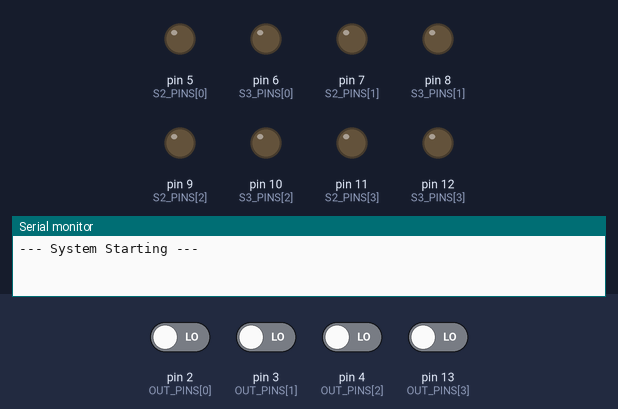
A sketch run on a simulated Arduino Uno, built with avr-gcc and run on an emulated ATmega328P. Parts: output pins drawn as LEDs (lit = HIGH), the last lines printed to the serial monitor. The test bench sets the inputs (shaded band); at power-on: pin 2 (OUT_PINS[0]), pin 3 (OUT_PINS[1]), pin 4 (OUT_PINS[2]), pin 13 (OUT_PINS[3]) LOW. The audio player accepts every command and is not drawn.

Above: at 0.1 s.
At 18.4 s:
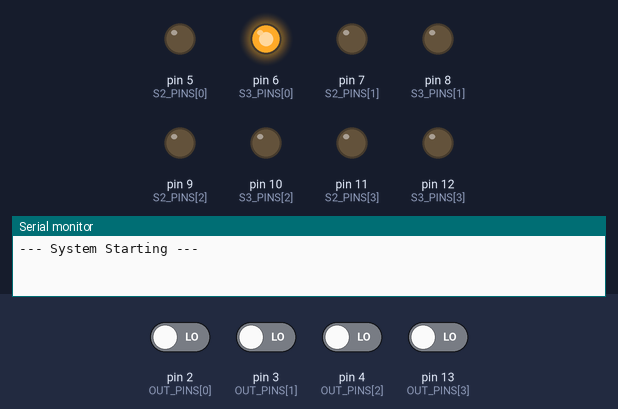
At 19.1 s:
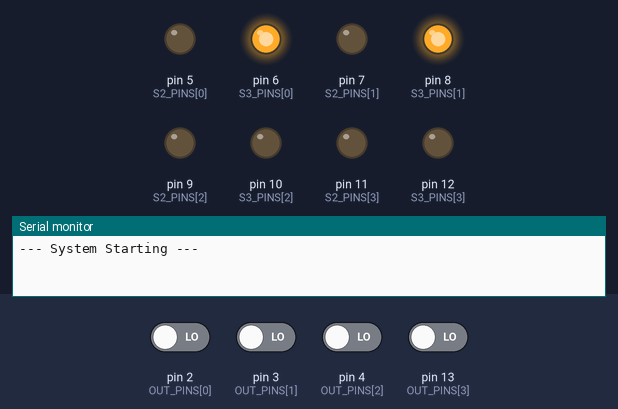
At 19.8 s:
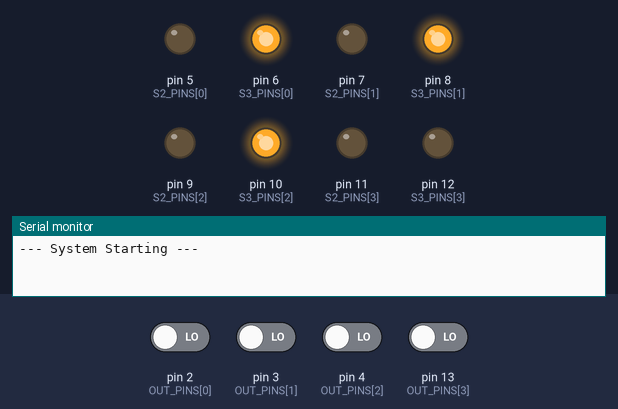
At 35.5 s:
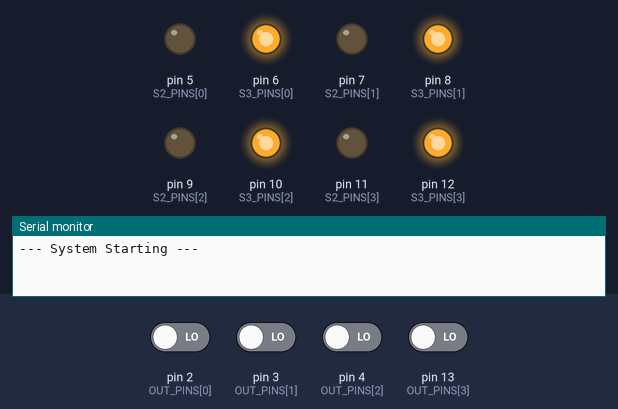
At 39.84 s:
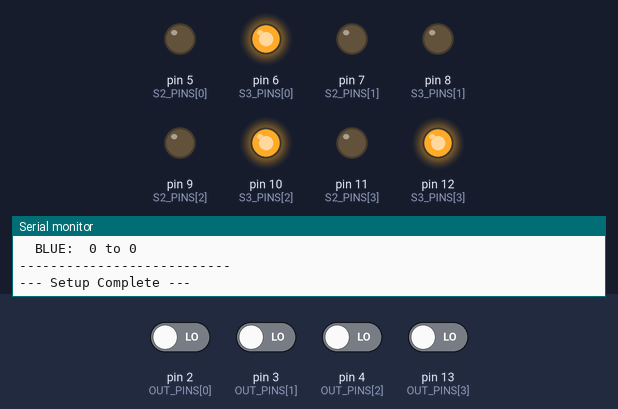
Timing chart, 0 to 40.0 s (numbered marks = the images above):
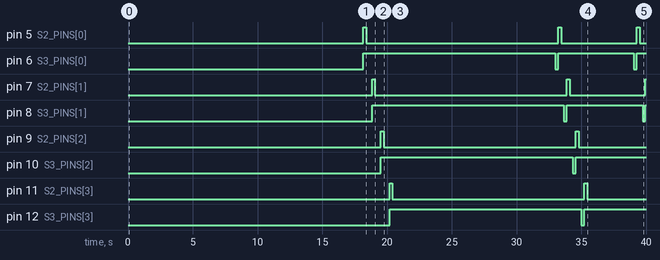

Measured:
- by itself, pin 5 (S2_PINS[0]): goes LOW 14.8 s, HIGH 0.23 s, LOW 5.8 s, HIGH 0.23 s, then LOW
- by itself, pin 6 (S3_PINS[0]), pin 8 (S3_PINS[1]): alternates HIGH for 5.8 s and LOW for 0.23 s
- by itself, pin 7 (S2_PINS[1]): HIGH → LOW at 19.1 s, → HIGH 14.8 s later, → LOW 0.23 s later, → HIGH 5.8 s later

The sketch:

debug.ino
```cpp
#include <SoftwareSerial.h>
#include <DFRobotDFPlayerMini.h>

// ---- Sensor count ----
const int NUM_SENSORS = 4;

// ---- Color Definitions ----
const int COL_PINK   = 0;
const int COL_BLUE   = 1;
const int COL_GREEN  = 2;
const int COL_YELLOW = 3;
const int COL_NONE   = -1;

// ---- Calibration Constants (FIXED: Added missing variable) ----
const int CAL_SAMPLES = 15;

// =====================================================
// CALIBRATION VALUES
// =====================================================
unsigned long redMin[NUM_SENSORS]   = {0};
unsigned long greenMin[NUM_SENSORS] = {0};
unsigned long blueMin[NUM_SENSORS]  = {0};
unsigned long redMax[NUM_SENSORS]   = {0};
unsigned long greenMax[NUM_SENSORS] = {0};
unsigned long blueMax[NUM_SENSORS]  = {0};

const float HIGH_FRACTION      = 0.75;
const float GAP_FRACTION       = 0.15;
const float NO_COLOUR_FRACTION = 0.30;

// ---- DFPlayer ----
SoftwareSerial mySerial(A0, A1);
DFRobotDFPlayerMini myDFPlayer;
const int busyPin   = A2;
const int DF_VOLUME = 20;

// ---- Pin Assignments ----
const int S2_PINS[NUM_SENSORS]  = {5, 7, 9, 11};
const int S3_PINS[NUM_SENSORS]  = {6, 8, 10, 12};
const int OUT_PINS[NUM_SENSORS] = {2, 3, 4, 13};

// ---- RGB Storage ----
int redVals[NUM_SENSORS]   = {0};
int greenVals[NUM_SENSORS] = {0};
int blueVals[NUM_SENSORS]  = {0};
int avgVals[NUM_SENSORS]   = {0};

const int ROLLING_SIZE = 5;
int rollingRed[NUM_SENSORS][ROLLING_SIZE]   = {0};
int rollingGreen[NUM_SENSORS][ROLLING_SIZE] = {0};
int rollingBlue[NUM_SENSORS][ROLLING_SIZE]  = {0};
int rollingIdx[NUM_SENSORS]                 = {0};

const int CONFIRM_COUNT = 3;
int confirmColour[NUM_SENSORS];
int confirmStreak[NUM_SENSORS] = {0};
bool inLockout[NUM_SENSORS] = {false};

int highThresh[NUM_SENSORS]     = {0};
int gapThresh[NUM_SENSORS]      = {0};
int noColourThresh[NUM_SENSORS] = {0};

const int trackTable[NUM_SENSORS][4] = {
  {18, 22, 26, 30}, {19, 23, 27, 31}, {20, 24, 28, 32}, {21, 25, 29, 33},
};

// ---- Audio Queue ----
const int QUEUE_SIZE = 8;
int audioQueue[QUEUE_SIZE] = {0};
int queueHead = 0;
int queueTail = 0;

unsigned long lastDebugPrint = 0;

// ---- Prototypes ----
void calibrateSensors();
void computeThresholds();
void readColour(int sensorIdx);
int classifyColour(int i);
void enqueueTrack(int track);
void serviceQueue();
unsigned long robustRead(int i, bool s2, bool s3, int samples);
String getColorName(int colorIdx);

void setup() {
  Serial.begin(9600);
  mySerial.begin(9600);

  Serial.println(F("--- System Starting ---"));

  pinMode(busyPin, INPUT);
  if (!myDFPlayer.begin(mySerial)) {
    Serial.println(F("DFPlayer Error: Check wiring/SD card"));
  }
  myDFPlayer.volume(DF_VOLUME);

  for (int i = 0; i < NUM_SENSORS; i++) {
    pinMode(S2_PINS[i], OUTPUT);
    pinMode(S3_PINS[i], OUTPUT);
    pinMode(OUT_PINS[i], INPUT);
    confirmColour[i] = COL_NONE;
  }

  calibrateSensors();
  computeThresholds();
  Serial.println(F("--- Setup Complete ---"));
}

void loop() {
  for (int i = 0; i < NUM_SENSORS; i++) {
    readColour(i);
    int colourIdx = classifyColour(i);

    if (inLockout[i]) {
      if (avgVals[i] < noColourThresh[i]) {
        inLockout[i] = false;
      }
    } else if (colourIdx != COL_NONE) {
      if (colourIdx == confirmColour[i]) {
        confirmStreak[i]++;
      } else {
        confirmColour[i] = colourIdx;
        confirmStreak[i] = 1;
      }

      if (confirmStreak[i] >= CONFIRM_COUNT) {
        Serial.print(F(">>> SENSOR ")); Serial.print(i);
        Serial.print(F(" DETECTED: ")); Serial.println(getColorName(colourIdx));
        enqueueTrack(trackTable[i][colourIdx]);
        inLockout[i] = true;
        confirmStreak[i] = 0;
      }
    } else {
      confirmStreak[i] = 0;
    }
  }

  if (millis() - lastDebugPrint > 500) {
    for (int i = 0; i < NUM_SENSORS; i++) {
      Serial.print(F("S")); Serial.print(i);
      Serial.print(F(" [R:")); Serial.print(redVals[i]);
      Serial.print(F(" G:")); Serial.print(greenVals[i]);
      Serial.print(F(" B:")); Serial.print(blueVals[i]);
      Serial.print(F(" Avg:")); Serial.print(avgVals[i]);
      Serial.print(F("] -> ")); Serial.println(getColorName(classifyColour(i)));
    }
    Serial.println(F("-----------------------"));
    lastDebugPrint = millis();
  }

  serviceQueue();
  delay(10);
}

// =====================================================
// CALIBRATION (FIXED BRACES)
// =====================================================
void calibrateSensors() {
  myDFPlayer.play(2); delay(750);
  myDFPlayer.play(2); delay(750);
  myDFPlayer.play(18); delay(5000);

  myDFPlayer.play(2); delay(750);
  myDFPlayer.play(2); delay(10000);

  myDFPlayer.play(2);
  for (int i = 0; i < NUM_SENSORS; i++) {
    redMin[i]   = robustRead(i, LOW,  LOW,  CAL_SAMPLES);
    greenMin[i] = robustRead(i, HIGH, HIGH, CAL_SAMPLES);
    blueMin[i]  = robustRead(i, LOW,  HIGH, CAL_SAMPLES);
  }
  delay(1500);

  myDFPlayer.play(5); delay(750);
  myDFPlayer.play(5); delay(10000);

  myDFPlayer.play(5);
  for (int i = 0; i < NUM_SENSORS; i++) {
    redMax[i]   = robustRead(i, LOW,  LOW,  CAL_SAMPLES);
    greenMax[i] = robustRead(i, HIGH, HIGH, CAL_SAMPLES);
    blueMax[i]  = robustRead(i, LOW,  HIGH, CAL_SAMPLES);
  }
  delay(1500);

  myDFPlayer.play(7); delay(750);
  myDFPlayer.play(8); delay(750);
  myDFPlayer.play(32);

  // Print Calibration Report (NOW INSIDE THE FUNCTION)
  Serial.println(F("\n--- Calibration Results ---"));
  for (int i = 0; i < NUM_SENSORS; i++) {
    Serial.print(F("Sensor ")); Serial.println(i);
    Serial.print(F("  RED:   ")); Serial.print(redMin[i]); Serial.print(F(" to ")); Serial.println(redMax[i]);
    Serial.print(F("  GREEN: ")); Serial.print(greenMin[i]); Serial.print(F(" to ")); Serial.println(greenMax[i]);
    Serial.print(F("  BLUE:  ")); Serial.print(blueMin[i]); Serial.print(F(" to ")); Serial.println(blueMax[i]);
  }
  Serial.println(F("---------------------------\n"));
}

void computeThresholds() {
  for (int i = 0; i < NUM_SENSORS; i++) {
    highThresh[i]     = (int)(255 * HIGH_FRACTION);
    gapThresh[i]      = (int)(255 * GAP_FRACTION);
    noColourThresh[i] = (int)(255 * NO_COLOUR_FRACTION);
  }
}

unsigned long robustRead(int i, bool s2, bool s3, int samples) {
  unsigned long sum = 0;
  int count = 0;
  digitalWrite(S2_PINS[i], s2);
  digitalWrite(S3_PINS[i], s3);
  delayMicroseconds(100);

  for (int n = 0; n < samples; n++) {
    unsigned long val = pulseIn(OUT_PINS[i], LOW, 10000);
    if (val > 0) {
      sum += val;
      count++;
    }
    delay(5);
  }
  return (count > 0) ? (sum / count) : 0;
}

void readColour(int i) {
  int r = constrain(map(robustRead(i, LOW,  LOW,  5), redMin[i], redMax[i], 255, 0), 0, 255);
  int g = constrain(map(robustRead(i, HIGH, HIGH, 5), greenMin[i], greenMax[i], 255, 0), 0, 255);
  int b = constrain(map(robustRead(i, LOW,  HIGH, 5), blueMin[i], blueMax[i], 255, 0), 0, 255);

  int idx = rollingIdx[i];
  rollingRed[i][idx] = r; rollingGreen[i][idx] = g; rollingBlue[i][idx] = b;
  rollingIdx[i] = (idx + 1) % ROLLING_SIZE;

  long sumR = 0, sumG = 0, sumB = 0;
  for (int n = 0; n < ROLLING_SIZE; n++) {
    sumR += rollingRed[i][n]; sumG += rollingGreen[i][n]; sumB += rollingBlue[i][n];
  }
  redVals[i] = sumR / ROLLING_SIZE;
  greenVals[i] = sumG / ROLLING_SIZE;
  blueVals[i] = sumB / ROLLING_SIZE;
  avgVals[i] = (redVals[i] + greenVals[i] + blueVals[i]) / 3;
}

int classifyColour(int i) {
  int r = redVals[i], g = greenVals[i], b = blueVals[i];
  if (avgVals[i] < noColourThresh[i]) return COL_NONE;

  if (b > r && b > g && (b - r) > gapThresh[i]) return COL_BLUE;
  if (g > r && g > b && r < highThresh[i])      return COL_GREEN;
  if (r > highThresh[i] && g > highThresh[i] && b < r) return COL_YELLOW;
  if (r > g && r > b)                           return COL_PINK;

  return COL_NONE;
}

String getColorName(int colorIdx) {
  switch (colorIdx) {
    case COL_PINK:   return "PINK";
    case COL_BLUE:   return "BLUE";
    case COL_GREEN:  return "GREEN";
    case COL_YELLOW: return "YELLOW";
    default:         return "NONE";
  }
}

void enqueueTrack(int track) {
  int nextTail = (queueTail + 1) % QUEUE_SIZE;
  if (nextTail != queueHead) {
    audioQueue[queueTail] = track;
    queueTail = nextTail;
  }
}

void serviceQueue() {
  if (queueHead != queueTail && digitalRead(busyPin) == HIGH) {
    myDFPlayer.play(audioQueue[queueHead]);
    queueHead = (queueHead + 1) % QUEUE_SIZE;
  }
}
```
